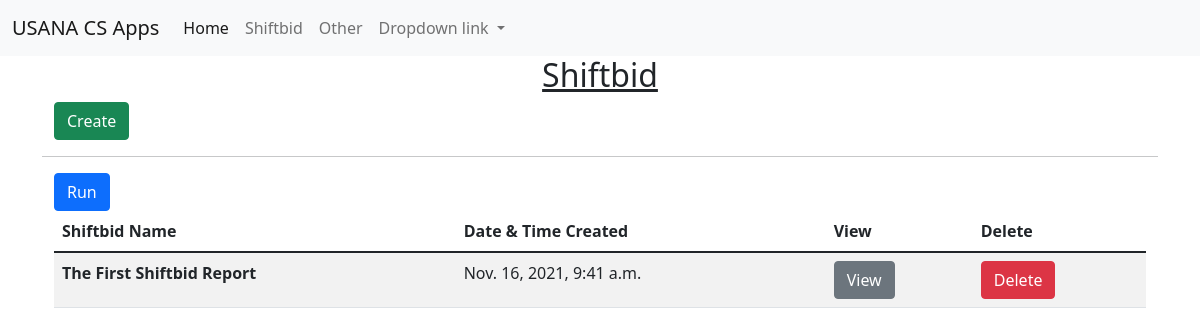
Page /shiftbid/ on the earlier database version.
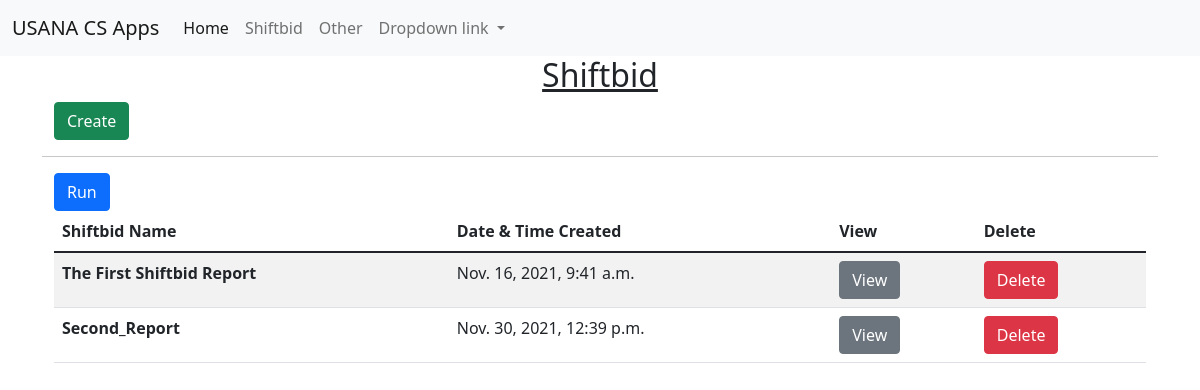
Same page on the later database version.
### shiftbid/models.py (models this page shows, shortened)
class Shiftbid(models.Model):
    report_name = models.CharField(
        max_length=250, verbose_name='Report Name', blank=False)
    datetime_created = models.DateTimeField(auto_now_add=True)

### shiftbid/views.py (the view)
# urls.py: path('', ShiftbidListView.as_view(), name='shiftbid_home'),
class ShiftbidListView(ListView):
    model = Shiftbid
    template_name = 'shiftbid/shiftbid_index.html'

### templates/shiftbid/shiftbid_index.html (shortened to what this page needs)
{% extends '_base.html' %}
{% load static %}
{% block content %}
<h2 class="text-center"><u>Shiftbid</u></h2>
<div class="container">
    <a href="{% url 'shiftbid_create' %}" class="btn btn-success">Create</a>
</div>
<hr>
<div class="container">
    <form action="{% url 'shiftbid_start' %}" method="post">
        <button type="submit" class="btn btn-primary">Run</button>
    </form>
</div>
<div class="container">
    <table class="table table-striped">
        <thead>
            <tr>
                <th scope="col">Shiftbid Name</th>
                <th scope="col">Date & Time Created</th>
                <th scope="col">View</th>
                <th scope="col">Delete</th>
            </tr>
        </thead>
        <tbody>
            {% for shiftbid in object_list %}
            <tr>
                <th scope="row">{{shiftbid.report_name}}</th>
                <td>{{shiftbid.datetime_created}}</td>
                <td><a href="{% url 'shiftbid_list' shiftbid.pk %}" class="btn btn-secondary">View</a></td>
                <td><a href="{% url 'shiftbid_delete' shiftbid.pk %}" class="btn btn-danger">Delete</a></td>
            </tr>
            {% endfor %}
        </tbody>
    </table>
</div>
{% endblock content %}

### templates/_base.html (shortened to what this page needs)
{% load static %}
<!DOCTYPE html>
<html lang="en">
<head>
    <link href="{% static 'css/bootstrap.min.css' %}" rel="stylesheet">
</head>
<body>
    <nav class="navbar navbar-expand-lg navbar-light bg-light">
        <div class="container-fluid">
            <a class="navbar-brand" href="#">USANA CS Apps</a>
            <div class="collapse navbar-collapse" id="navbarNavDropdown">
                <ul class="navbar-nav">
                    <li class="nav-item">
                        <a class="nav-link active" aria-current="page" href="#">Home</a>
                    </li>
                    <li class="nav-item">
                        <a class="nav-link" href="{% url 'shiftbid_home' %}">Shiftbid</a>
                    </li>
                    <li class="nav-item">
                        <a class="nav-link" href="#">Other</a>
                    </li>
                    <li class="nav-item dropdown">
                        <a class="nav-link dropdown-toggle" href="#" id="navbarDropdownMenuLink" role="button"
                            data-bs-toggle="dropdown" aria-expanded="false">
                            Dropdown link
                        </a>
                    </li>
                </ul>
            </div>
        </div>
    </nav>
    <div class="container">
        {% block content %}
        {% endblock content %}
    </div>
</body>
</html>

Differences in the rows shown:
added Shiftbid: report_name "Second_Report", datetime_created "Nov. 30, 2021, 12:39 p.m."
